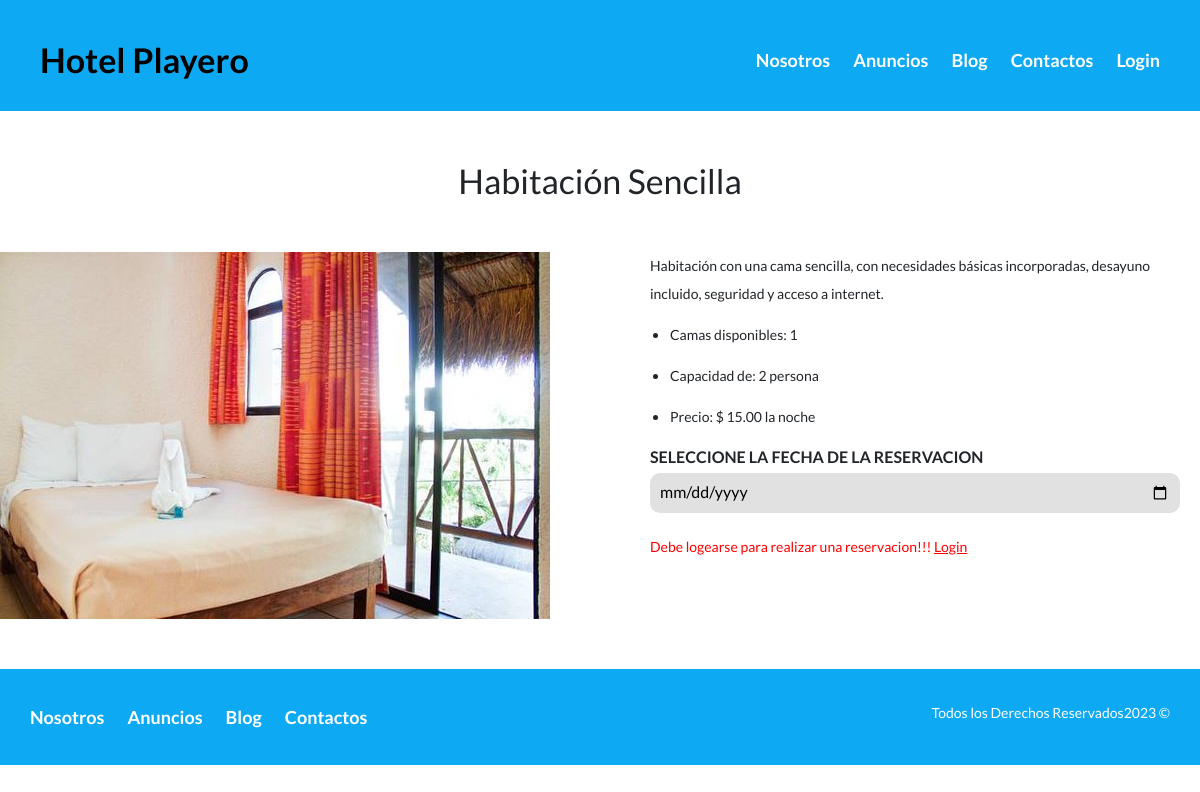
Page /anuncio/Habitación Sencilla on the committed database.
### Hotel/models.py (models this page shows, shortened)
class Room (models.Model):
    title = models.CharField(max_length=100, verbose_name="Titulo")
    description = models.TextField(verbose_name="Descripcion")
    price = models.IntegerField(verbose_name="Precio")
    image = models.ImageField(verbose_name="Imagen", upload_to= "rooms")
    NumPeople = models.IntegerField(verbose_name="Numero de Personas")
    NumRoom = models.IntegerField(verbose_name="Numero de Habitaciones")
    created = models.DateTimeField(auto_now_add=True, verbose_name="Fecha de Creacion")
    updated = models.DateTimeField(auto_now=True, verbose_name="Fecha de Modificacion")
    class Meta:
        verbose_name = 'Habitacion'
        verbose_name_plural = 'Habitaciones'
        ordering = ["-created"]

### Hotel/views.py (the view)
# urls.py: path('anuncio/<titulo>', anuncio.as_view(), name="anuncio"),
class anuncio(TemplateView):
    template_name = 'hotel/Anuncio.html'
    def get(selt, request, titulo):
        fec = datetime.today()+timedelta(days=1)
        fecha = fec.strftime('%Y-%m-%d')
        room = Room.objects.filter(title = titulo)
        return render(request, selt.template_name,{'room':room, 'fecha':fecha})

### Hotel/templates/hotel/Anuncio.html (shortened to what this page needs)
{% extends 'core/base.html' %}
{% block header %}site-header{% endblock %}
{% block content %}
{% load static %}
{% for room in room %}
<div class="reservar">
    <h2 class="fw-300 centrar-texto">{{room.title}}</h2>
    <div class="contenedor-anuncio contenedor">
        <img src="{{room.image.url}}" alt="Anuncios">
        <div class="informacion">
            <div>
                <div>
                    <p>{{room.description}}</p>
                </div>
                <ul>
                    <li>
                        <p>Camas disponibles: {{room.NumRoom}}</p>
                    </li>
                    <li>
                        <p>Capacidad de: {{room.NumPeople}} persona</p>
                    </li>
                    <li>
                        <p> Precio: $ {{room.price}}.00 la noche</p>
                    </li>
                </ul>
                <form action="{% url 'cargo' room.title %}" method="POST"
                    id="payment-form">
                    <label for="">Seleccione la fecha de la reservacion</label>
                    <input type="date" name="date" required min="{{fecha}}">
                    {% if user.is_authenticated %}
                    <label for="" class="control-label">Tarjeta de debito o credito</label>
                    <div id="card-element" class="form-control form-control-lg">
                    </div>
                    <div id="card-errors" role="alert" class="text-danger">
                    </div>
                    <input type="text" name="price" value="{{room.price}}" style="display:none">
                    <input type="text" name="user" value="{{user.username}}" style="display:none">
                    <input type="text" name="email" value="{{user.email}}" style="display:none">
                    <input type="text" name="client" value="{{user.first_name}} {{user.last_name}}" style="display:none">
                    <button type="submit" class="btn btn-lg btn-success boton centrar">Pagar ${{room.price}}.00</button>
                    {% else %}
                    <p style="color: red;">Debe logearse para realizar una reservacion!!!
                        <a style="color: red;" href="{% url 'login' %}">Login</a></p>
                    {% endif %}
                </form>
            </div>
        </div>
    </div>
</div>
{% endfor %}
{% endblock %}

### core/static/core/Css/Estilo.css (style rules this page uses)
html { box-sizing: border-box; font-size: 62.5%; }
*, *:before, *:after { box-sizing: inherit; }
body { font-family: 'Lato', sans-serif; font-size: 1.6rem; line-height: 2; }
img { max-width: 100%; }
.contenedor { max-width: 120rem; margin: auto; }
h2 { font-size: 3.4rem; }
p { font-size: 1.4rem; }
.centrar-texto { text-align: center; }
.contenedor-anuncio { display: flex; justify-content: space-between; }
label { display: block; font-weight: 700; text-transform: uppercase; }
input:not([type="submit"]),textarea, select { padding: 1rem; display: block; width: 100%; background-color: #e1e1e1; margin-bottom: 2rem; border: none; border-radius: 1rem; }
.informacion { margin: 0 2rem 0 10rem; display: flex; flex-direction: column; }
.reservar { margin: 5rem 0; }
.reservar h2 { margin: 5rem 0; }

### rows in the picture
Room: title "Habitación Sencilla", image (picture), description "Habitación con una cama sencilla, con necesidades básicas incorporadas, desayuno incluido, seguridad y acceso a internet.", NumRoom "1", NumPeople "2", price "15"
